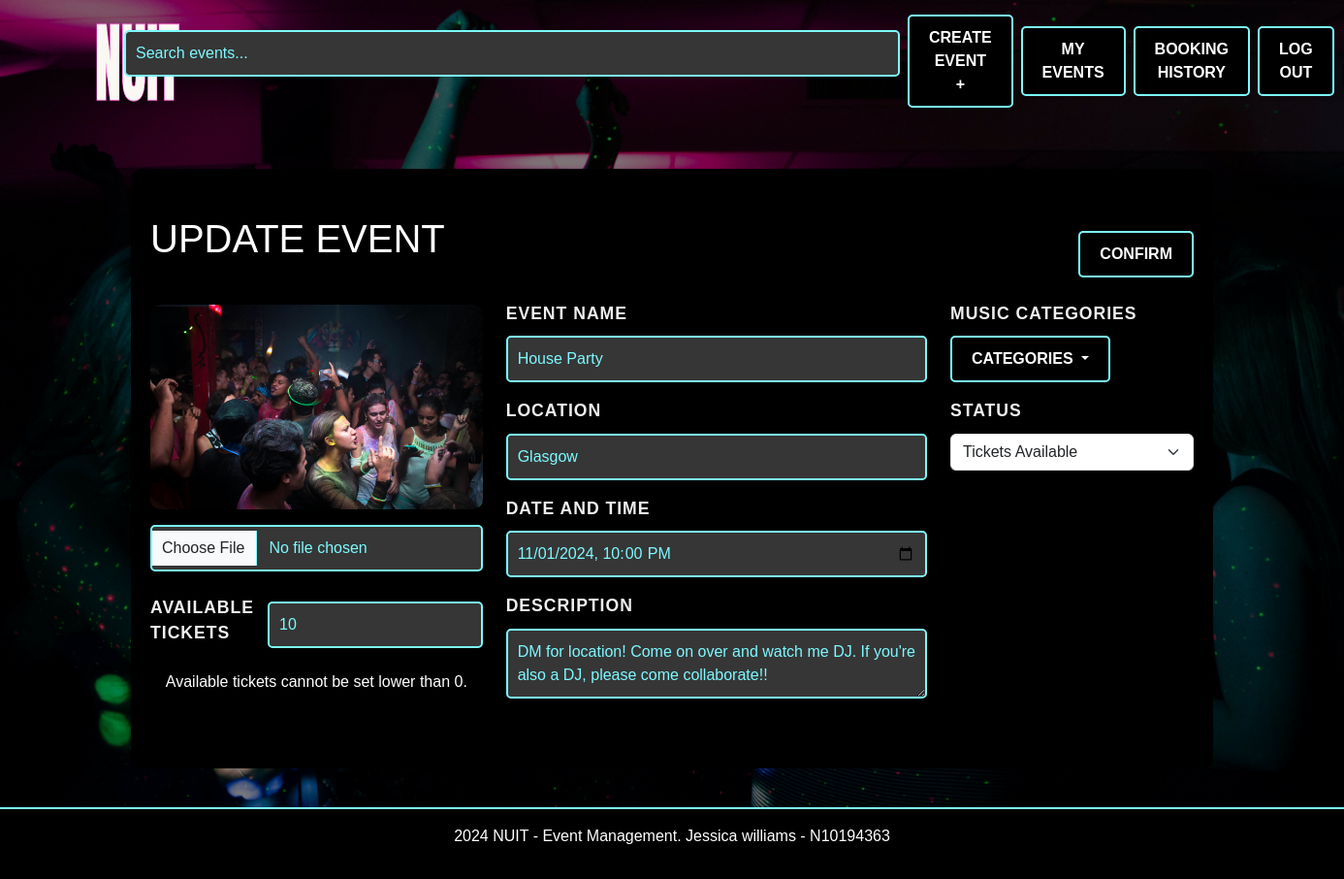
The app's page /update-event/4 (signed in) with its own data.
### NUIT/models.py (models this page shows, shortened)
class Event(db.Model):
    id = db.Column(db.Integer, primary_key=True)
    name = db.Column(db.String(100), nullable=False)
    location = db.Column(db.String(100), nullable=False)
    date = db.Column(db.DateTime, nullable=False)
    description = db.Column(db.Text, nullable=True)
    available_tickets = db.Column(db.Integer, nullable=False)
    categories = db.Column(db.String(200), nullable=False)
    status = db.Column(db.String(200), default="Tickets available", nullable=False)
    image = db.Column(db.String(100), nullable=True)
    creator_id = db.Column(db.Integer, db.ForeignKey('user.id'), nullable=False)
    comments = db.relationship('Comment', backref='event', lazy=True)
    bookings = db.relationship('Booking', backref='event', lazy=True)

### NUIT/events.py (the view, shortened to what this page needs)
@event_bp.route('/update-event/<int:event_id>', methods=['GET', 'POST'])
@login_required
def update_event(event_id):
    event = Event.query.get_or_404(event_id)
    if event.creator_id != current_user.id:
        flash("You can only edit your own events, naughty! 😡", "danger")
        return redirect(url_for('main.index'))
    tickets_booked = sum(booking.quantity for booking in event.bookings)
    event_form = EventForm(obj=event)
    return render_template('update_event.html', event_form=event_form, event=event, tickets_booked=tickets_booked)

### NUIT/templates/update_event.html (shortened to what this page needs)
{% extends "base.html" %} {% from "bootstrap5/form.html" import render_form %}
{% block content %}
<div class="container mt-5">
  <div class="section-background">
    <form
      method="POST"
      action="{{ url_for('event_bp.update_event', event_id=event.id) }}"
      enctype="multipart/form-data"
    >
      <div class="row d-flex justify-content-between align-items-center">
        <div class="col-md-6">
          <h1>UPDATE EVENT</h1>
        </div>
        <div class="col-md-6 d-flex justify-content-end mt-4">
          {{ event_form.hidden_tag() }} {{ event_form.submit(class="btn") }}
        </div>
      </div>
      <div class="row d-flex align-items-stretch mt-4">
        <div
          class="col-md-4 d-flex flex-column justify-content-center align-items-center"
        >
          <img
            src="{{ url_for('static', filename=event.image.replace('nuit/static/', '')) }}"
            alt="Event Image"
            class="img-fluid"
            style="max-width: 100%; border-radius: 10px"
          />
          <div class="mt-3" style="width: 100%; text-align: center">
            {{ event_form.image(class="form-control") }}
          </div>
          <div
            class="mb-3 mt-4 d-flex align-items-center justify-content-between"
            style="width: 100%"
          >
            {{ event_form.available_tickets.label(class="form-label") }} {{
            event_form.available_tickets(class="form-control", min="1") }}
          </div>
          <p>
            Available tickets cannot be set lower than {{ tickets_booked }}.
          </p>
        </div>
        <div class="col-md-5 d-flex flex-column">
          <div class="mb-3">
            {{ event_form.name.label(class="form-label") }} {{
            event_form.name(class="form-control") }}
          </div>
          <div class="mb-3">
            {{ event_form.location.label(class="form-label") }} {{
            event_form.location(class="form-control") }}
          </div>
          <div class="mb-3">
            {{ event_form.date.label(class="form-label") }} {{
            event_form.date(class="form-control", type="datetime-local") }}
          </div>
          <div class="mb-3">
            {{ event_form.description.label(class="form-label") }} {{
            event_form.description(class="form-control") }}
          </div>
        </div>
        <div class="col-md-3">
          <div class="mb-3">
            <label for="categories" class="form-label">Music Categories</label>
            <div class="dropdown">
              <button
                class="btn btn-secondary dropdown-toggle"
                type="button"
                id="categoriesDropdown"
                data-bs-toggle="dropdown"
                aria-expanded="false"
              >
                Categories
              </button>
            </div>
          </div>
          <div class="mb-3">
            {{ event_form.status.label(class="form-label") }} {{
            event_form.status(class="form-select") }}
          </div>
        </div>
      </div>
    </form>
  </div>
</div>
{% endblock %}

### NUIT/static/css/styles.css (style rules this page uses)
body, h1, h2, h3, h4, h5, h6, p, a, button, input, footer, .search-bar { font-family: Verdana, Geneva, sans-serif; }
html, body { height: 100%; margin: 0; }
body { display: flex; flex-direction: column; justify-content: space-between; }
.btn { background-color: #000000; color: white; border: 2px solid rgb(125, 249, 255); padding: 10px 20px; border-radius: 5px; font-weight: bold; text-transform: uppercase; transition: background-color 0.3s ease, border-color 0.3s ease; }
body { background-image: url('../img/background.jpg'); background-size: cover; background-position: center; background-repeat: no-repeat; background-attachment: fixed; color: white; position: relative; z-index: 0; }
body::before { content: ""; position: fixed; top: 0; left: 0; width: 100%; height: 100%; background-color: rgba(0, 0, 0, 0.5); z-index: -1; }
.section-background { background-color: black; padding: 40px 20px; margin-bottom: 40px; border-radius: 10px; }
.form-control { background-color: rgb(54, 54, 54); color: #7DF9FF; border: 2px solid #7DF9FF; border-radius: 5px; padding: 10px; }
.form-label { color: #b3186d; }
.form-control::placeholder { color: #7DF9FF; }
.form-label { font-weight: bold; color: #f0f0f0; font-size: 1.1rem; margin-bottom: 10px; text-transform: uppercase; letter-spacing: 1px; }

### records on screen
Event: image (picture), available_tickets "10", name "House Party", location "Glasgow", date "11/01/2024 22:00", description "DM for location! Come on over and watch me DJ. If you're also a DJ, please come collaborate!!", status "Tickets Available"

### other values on screen
{{ event_form.available_tickets.label(class="form-label") }} "AVAILABLE TICKETS"
{{ tickets_booked }} "0"
{{ event_form.name.label(class="form-label") }} "EVENT NAME"
{{ event_form.location.label(class="form-label") }} "LOCATION"
{{ event_form.date.label(class="form-label") }} "DATE AND TIME"
{{ event_form.description.label(class="form-label") }} "DESCRIPTION"
{{ event_form.status.label(class="form-label") }} "STATUS"
